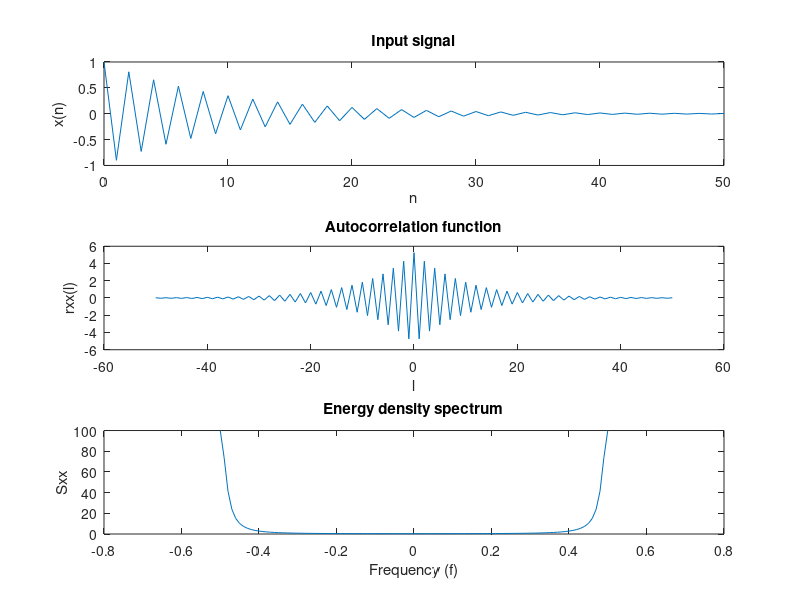

Recreate this plot in MATLAB.
a=-0.9;
n=0:50;
l=-50:50;
f=-0.5:0.01:0.5;

x=a.^n;
rxx=(a.^abs(l))/(1-(a^2));
Sxx=(1./(1-(2*a*cos(2*pi*f))+a^2));

figure

subplot(3,1,1);
plot(n, x);
title('Input signal');
xlabel('n');
ylabel('x(n)');

subplot(3,1,2);
plot(l, rxx);
xlabel('l');
ylabel('rxx(l)');
title('Autocorrelation function');

subplot(3,1,3);
plot(f, Sxx);
xlabel('Frequency (f)');
ylabel('Sxx');
title('Energy density spectrum');